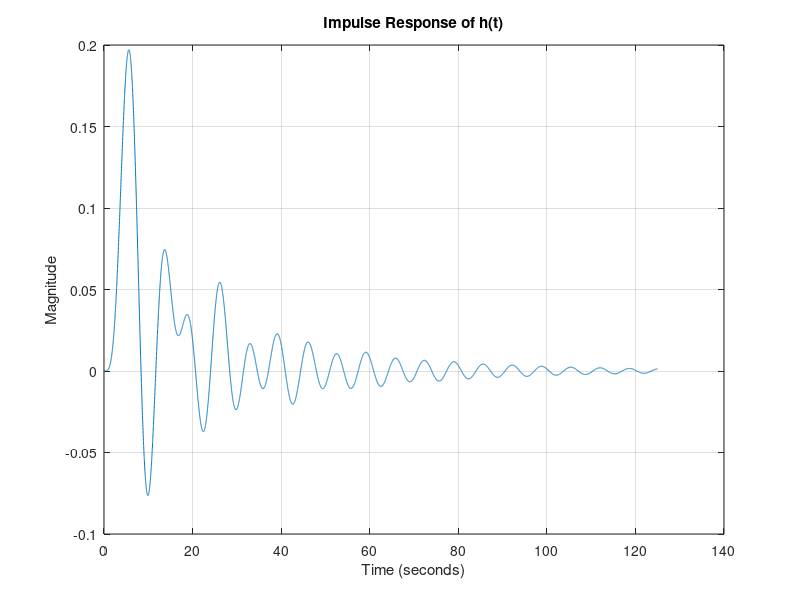
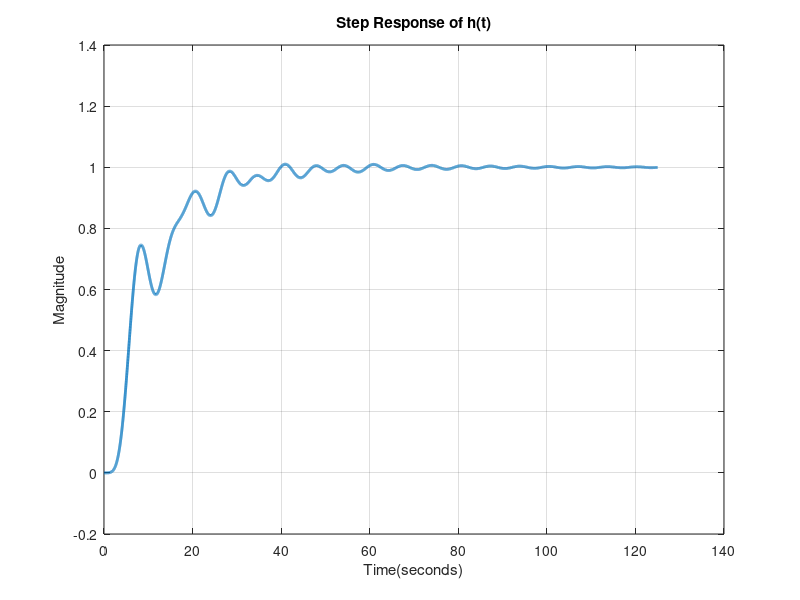
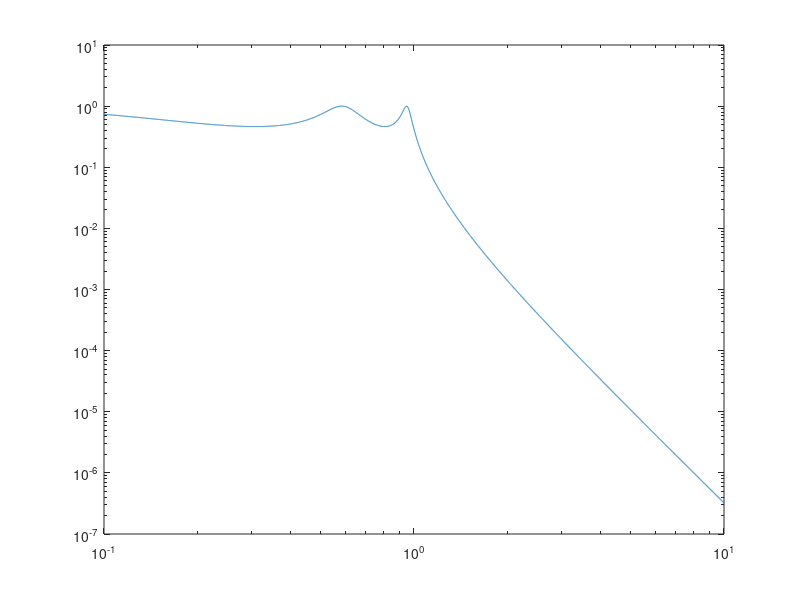

These charts were generated, in order, by the following MATLAB code:
% Carol Diaz
% ECE 410 
% Homework 8 

clear all;
clc;
close all

% Problem 1
N = 0.03188;
D = [1 0.3236 1.29 0.295 0.3356 0.03188];

% Perform Partial Fraction Expansion
[R,P,K]= residue(N,D);

R
P
K

t = linspace(0, 125, 1e4);

h = zeros(size(t));

for n = 1:5
    h = h + R(n)*exp(P(n)*t);
end

% Check 
whos h

% insignificant value for complex numbers
sum_imag= sum(abs(imag(h)))

% Check Real values, Good !
sum_real=sum(abs(real(h)))

% Impluse Response is not a complex
h = real(h);


figure(1)
plot(t,h)
grid on 
title('Impulse Response of h(t)')
xlabel('Time (seconds)')
ylabel('Magnitude')

% Step Response
dt = t(2)-t(1);
usr = dt*cumsum(h);

figure(2)
plot(t,usr, 'LineWidth', 2)
grid on
title('Step Response of h(t)')
xlabel('Time(seconds)')
ylabel('Magnitude')

% Magnitude Frequency Response Using a log-log graph
w = logspace(-1, 1, 1e4);

s = j*w;

H = polyval(N,s)./polyval(D,s)
figure(3)
loglog(w, abs(H))

